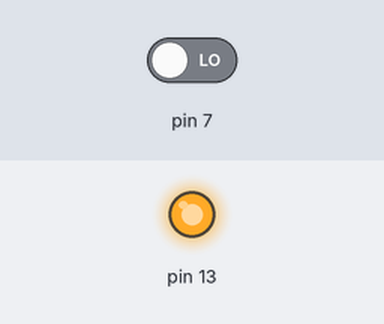
Bench run of a sketch on a simulated Arduino Uno, built with avr-gcc and run on an emulated ATmega328P. Parts: output pins drawn as LEDs (lit = HIGH). The test bench sets the inputs (shaded band); at power-on: pin 7 LOW.

Above: at 1.2 s.
1.3 s: pin 7 driven HIGH
At 2.6 s:
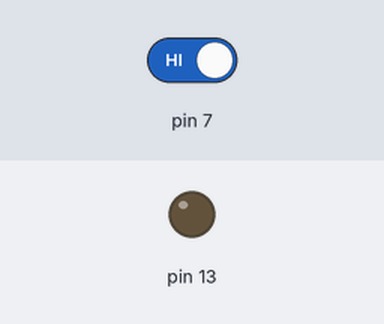
2.9 s: pin 7 driven LOW
At 3.7 s:
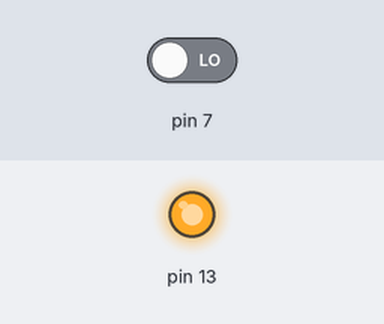
Timing chart, 0 to 5.9 s (numbered marks = the images above; inputs shaded):
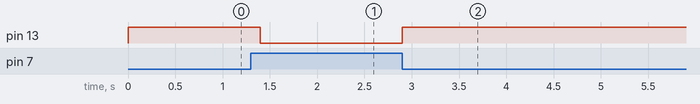

The sketch:

Lesson_2a.ino
```cpp
int i=0;

void setup() {
  pinMode(7,INPUT);
  pinMode(13,OUTPUT);
}

void loop() {

  if(digitalRead(7) == HIGH) i=1;
  else i=0;

  if(i==1){//タクトスイッチoff
    if(i=0){

    }
      digitalWrite(13,LOW);//LED消灯
   }else{
    digitalWrite(13,HIGH);
    delay(100);
    digitalWrite(3,LOW);
    delay(100);
   }
}
```

Measured:
- after the input at 1.3 s, pin 13: HIGH → LOW after 0.10 s
- after the input at 2.9 s, pin 13: LOW → HIGH at once
